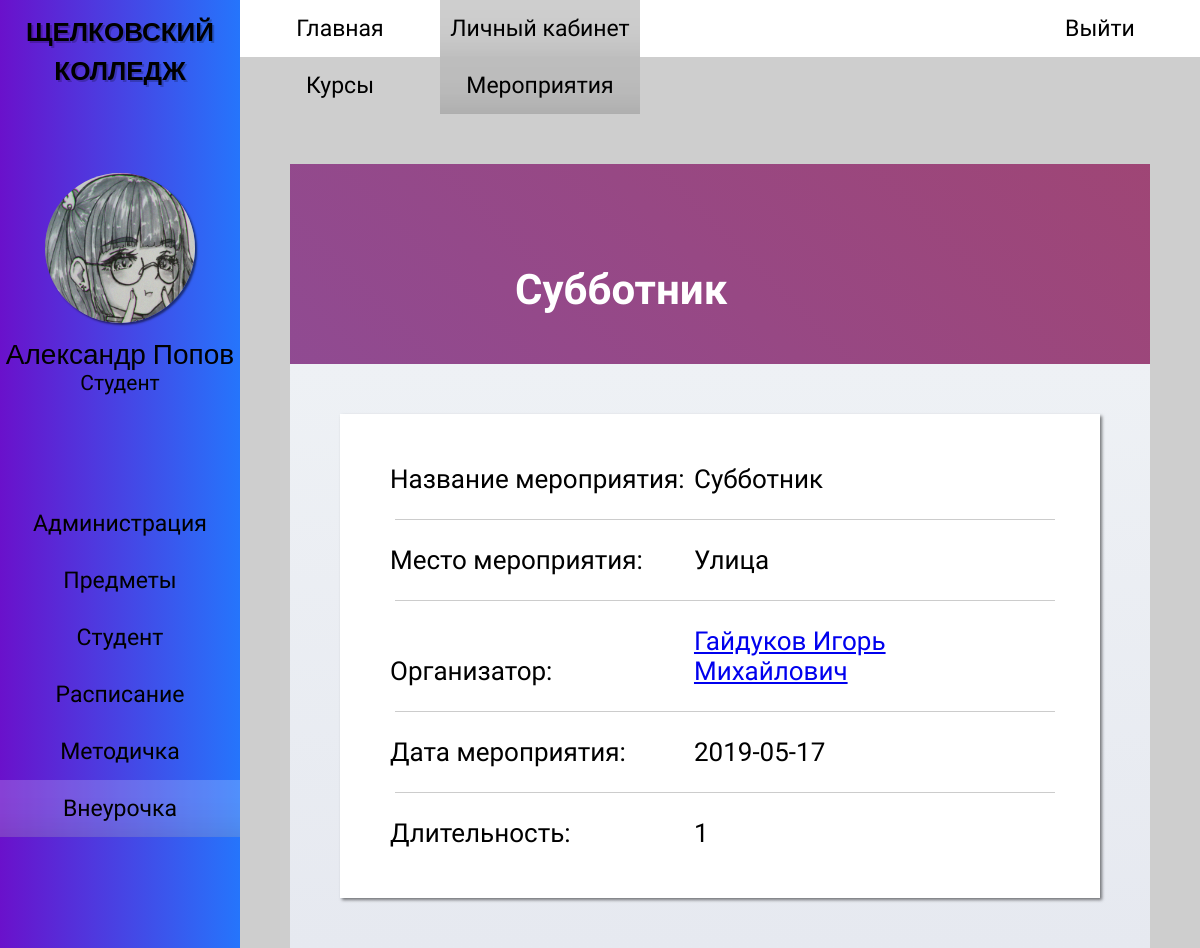
Page /vneurochka_meropriyatia_profile.php?id=1 (signed in) on the committed database.
### tables this page shows
CREATE TABLE `students` (
  `id_student` int(11) NOT NULL,
  `fio` varchar(50) NOT NULL,
  `id_group` int(11) NOT NULL,
  `date_of_birth` date NOT NULL,
  `phone_number` int(11) NOT NULL,
  `address` varchar(50) NOT NULL,
  `email` varchar(50) NOT NULL,
  `password` varchar(25) NOT NULL,
  `form_study` varchar(10) NOT NULL,
  `number_of_studencheskly` int(11) NOT NULL,
  `phone_numder_parents` varchar(15) NOT NULL,
  `f.i.o_parents` varchar(50) NOT NULL,
  `id_role` int(11) NOT NULL
);

CREATE TABLE `roles` (
  `id_role` int(11) NOT NULL,
  `name_role` varchar(50) NOT NULL
);

CREATE TABLE `events` (
  `id_event` int(11) NOT NULL,
  `name_of_event` varchar(50) NOT NULL,
  `place` varchar(55) NOT NULL,
  `date` date NOT NULL,
  `duration` int(11) NOT NULL,
  `id_teacher` int(11) NOT NULL
);

CREATE TABLE `teacher_info` (
  `id_teacher` int(11) NOT NULL,
  `fio` varchar(50) NOT NULL,
  `email` varchar(50) NOT NULL,
  `phone_number` int(11) NOT NULL,
  `category` varchar(15) NOT NULL,
  `date_birth` date NOT NULL,
  `id_role` int(11) NOT NULL,
  `id_classroom` int(11) NOT NULL
);

### vneurochka_meropriyatia_profile.php (the view, shortened to what this page needs)
<?
require_once 'php/connection.php';
$event_id = $_GET['id'];
$query_event_info = "SELECT
                        name_of_event,
                        place,
                        events.date,
                        duration,
                        teacher_info.fio,
                        teacher_info.id_teacher
                    FROM
                        events,
                        teacher_info
                    WHERE
                        teacher_info.id_teacher = events.id_teacher
                    AND
                        id_event = '$event_id'";
$result_event_info = mysqli_query($link, $query_event_info);
$data_event_info = mysqli_fetch_row($result_event_info);
$event_name = $data_event_info[0];
$event_place = $data_event_info[1];
$event_date = $data_event_info[2];
$event_duration = $data_event_info[3];
$event_teacher = $data_event_info[4];
$event_id_teacher = $data_event_info[5];
$user_id = $_SESSION['id_user'];
$query_user_info = "SELECT fio, name_role FROM students, roles WHERE students.id_role = roles.id_role AND id_student = '$user_id'";
$result_user_info = mysqli_query($link, $query_user_info);
$data_user_info = mysqli_fetch_row($result_user_info);
$user_fio = $data_user_info[0];
$user_fio = explode(' ', $user_fio);
?>
<!DOCTYPE html>
<html>
<head>
    <link rel="stylesheet" href="styles/style_admin.css">
    <link rel="stylesheet" href="styles/contents/style_vneurochka_meropriyatia_profile.css">
    <link rel="stylesheet" href="styles/style_adaptability.css">
    <link rel="stylesheet" href="styles/contents/style_profile.css">
</head>
<body>
    <div id="main-wrapper">
        <div id="wrapper-one">
            <div id="side-bar">
                <div class="hm-logo">
                    <h2> <a href="index.php"> ЩЕЛКОВСКИЙ <br> КОЛЛЕДЖ </a> </h2>
                </div>
                <div class="sb-profile">
                    <img src="images/avatar.jpg">
                    <? echo" <p class='sb-name'> $user_fio[1] $user_fio[0] </p>"; ?>
                    <? echo"<p class='sb-role'> $data_user_info[1] </p>"; ?>
                </div>
                <div class="sb-menu">
                    <ul>
                        <li> <a href="administration.php"> Администрация </a> </li>
                        <li> <a href="subject.php"> Предметы </a> </li>
                        <li> <a href="student_you.php"> Студент </a> </li>
                        <li> <a href="schedule.php"> Расписание </a> </li>
                        <li> <a href="metodichka.php"> Методичка </a> </li>
                        <li> <a href="vneurochka.php" id="sb-menu_active"> Внеурочка </a> </li>
                    </ul>
                </div>
            </div>
        </div>
        <div id="wrapper-two">
            <div id="header-menu">
                <div class="hm-menu">
                    <ul>
                        <li> <a href="index.php"> Главная </a> </li>
                        <li> <a href="student_you.php" id="hm-menu_active"> Личный кабинет</a> </li>
                    </ul>
                </div>
                <div class="hm-login">
                    <a href="php/logout.php"> Выйти </a>
                </div>
            </div>
            <div id="nav-menu">
                <ul>
                    <li> <a href="vneurochka.php"> Курсы </a> </li>
                    <li> <a href="vneurochka_meropriyatia.php" id="nav-menu_active"> Мероприятия </a> </li>
                </ul>
            </div>
            <div id="content">
                <div id="profile">
                    <div class='p-background'>
                    <? echo "<h2 class='b-name'> $event_name </h2>"; ?>
                    </div>
                    <div class='info-background'>
                        <div class="item-info">
                            <p> Название мероприятия: </p>
                            <? echo "<p> $event_name </p>"; ?>
                            <hr>
                            <p> Место мероприятия: </p>
                            <? echo "<p> $event_place </p>"; ?>
                            <hr>
                            <p> Организатор: </p>
                            <? echo "<p> <a href='subject_teacher_profile.php?id=$event_id_teacher'> $event_teacher </a> </p>"; ?>
                            <hr>
                            <p> Дата мероприятия: </p>
                            <? echo "<p> $event_date </p>"; ?>
                            <hr>
                            <p> Длительность: </p>
                            <? echo "<p> $event_duration </p>"; ?>
                        </div>
                    </div>
                </div>
            </div>
        </div>
    </div>
</body>
</html>

### styles/style_admin.css (style rules this page uses)
* { box-sizing: border-box; margin: 0; padding: 0; }
html, head, body, #main-wrapper { font-family: "PT Sans Narrow", sans-serif, "Roboto", sans-serif, "Oswald", sans-serif; overflow-y: hidden; height: 100% !important; min-height: 100%; background-color: #CECECE; }
#wrapper-one { float: left; width: 20%; min-height: 100%; }
#wrapper-two { float: right; overflow-y: scroll; width: 80%; min-height: 100%; }
#wrapper-one { position: relative; z-index: 15; float: left; overflow: hidden; overflow: scroll; width: 20%; height: 100%; background-image: linear-gradient(to right, #6A11CB 0%, #2575FC 100%); -ms-overflow-style: none; scrollbar-width: none; }
.hm-logo h2 { font-family: "Oswald", sans-serif; font-size: 26px; padding: 10px 0; text-align: center; text-shadow: 2px 2px 0 rgba(0,0,0,0.2); }
.sb-profile img { display: block; width: 150px; height: 150px; margin: 75px auto 15px auto; border-radius: 100%; box-shadow: 2px 2px 2px 0 rgba(0,0,0,0.5); }
.sb-profile .sb-name { font-family: "Roboto", sans-serif; font-size: 28px; text-align: center; }
.sb-profile .sb-role { font-size: 21px; text-align: center; }
.sb-menu { display: flex; flex-direction: column; padding: 100px 0; }
.sb-menu ul { display: flex; flex-direction: column; width: 100%; list-style-type: none; }
.sb-menu a { font-size: 23px; display: block; width: 100%; padding: 15px 0 15px 0; transition: 0.3s linear; text-align: center; text-decoration: none; color: black; }
.sb-menu a:hover, #sb-menu_active { transition: 0.2s linear; background-color: rgba(255,255,255,0.2); box-shadow: 0 -75px 85px -130px rgba(0,0,0,0.85) inset; }
#header-menu { display: flex; background-color: white; flex-wrap: wrap; }
.hm-menu { display: flex; flex-wrap: wrap; }
.hm-menu ul { display: flex; width: 100%; list-style-type: none; flex-wrap: wrap; }
.hm-menu a { font-size: 23px; display: block; width: 100%; min-width: 200px; padding: 15px 0 15px 0; transition: 0.3s linear; text-align: center; text-decoration: none; color: black; }
.hm-menu a:hover, #hm-menu_active { transition: 0.2s linear; background-color: #CECECE; box-shadow: 0 -75px 85px -130px rgba(0,0,0,0.85) inset; }
.hm-login { margin-left: auto; }
.hm-login a { font-size: 23px; display: block; min-width: 200px; padding: 15px 0 15px 0; transition: 0.3s linear; text-align: center; text-decoration: none; color: black; background-color: white; }
.hm-logo a { text-decoration: none; color: black; }
#nav-menu { display: flex; background-color: #CECECE; flex-wrap: wrap; }
#nav-menu ul { font-size: 23px; display: flex; width: 100%; list-style-type: none; flex-wrap: wrap; }
#nav-menu a { display: block; width: 100%; min-width: 200px; padding: 15px 0 15px 0; transition: 0.3s linear; text-align: center; text-decoration: none; color: black; }
#nav-menu a:hover, #nav-menu_active { transition: 0.2s linear; background-color: #BDBDBD; box-shadow: 0 -75px 85px -130px rgba(0,0,0,0.85) inset; }
#content { padding: 50px; }

### styles/contents/style_vneurochka_meropriyatia_profile.css (style rules this page uses)
#content #profile .info-background .item-info { padding: 50px; background-color: white; box-shadow: 2px 2px 3px 0 rgba(0,0,0,0.5); }
#content #profile .info-background .item-info p { font-size: 26px; display: inline-block; width: 300px; }
#content #profile .info-background .item-info hr { width: 100%; margin: 25px 5px; border: 0; border-bottom: 1px solid #CCCCCC; background: #999999; }

### styles/style_adaptability.css (style rules this page uses)
#main-wrapper { min-width: 800px; }
@media screen and (max-width: 1210px) { .hm-logo { width: 100%; } }
@media screen and (max-width: 1210px) { .hm-menu { align-items: center; justify-content: center; } }

### styles/contents/style_profile.css (style rules this page uses)
#content #profile { width: 100%; height: 400px; margin: 0 auto; }
#content #profile .p-background .b-name { font-size: 42px; position: absolute; bottom: 0; margin: 50px 50px 50px 225px; color: white; }
#content #profile .info-background { position: relative; height: 50%; background-image: linear-gradient(to top, #E6E9F0 0%, #EEF1F5 100%); }
#content #profile .info-background { height: auto; margin: 0 0 50px 0; padding: 50px 50px 50px 50px; }
#content #profile .p-background { position: relative; height: 50%; animation: anime 5s ease infinite; background: linear-gradient(45deg, #874DA2 0%, #C43A30 100%); background-size: 400% 400%; }

### rows in the picture
students: fio "Александр", fio "Попов", id_role.name_role "Студент"
events: name_of_event "Субботник", place "Улица", id_teacher.fio "Гайдуков Игорь Михайлович", date "2019-05-17", duration "1"
